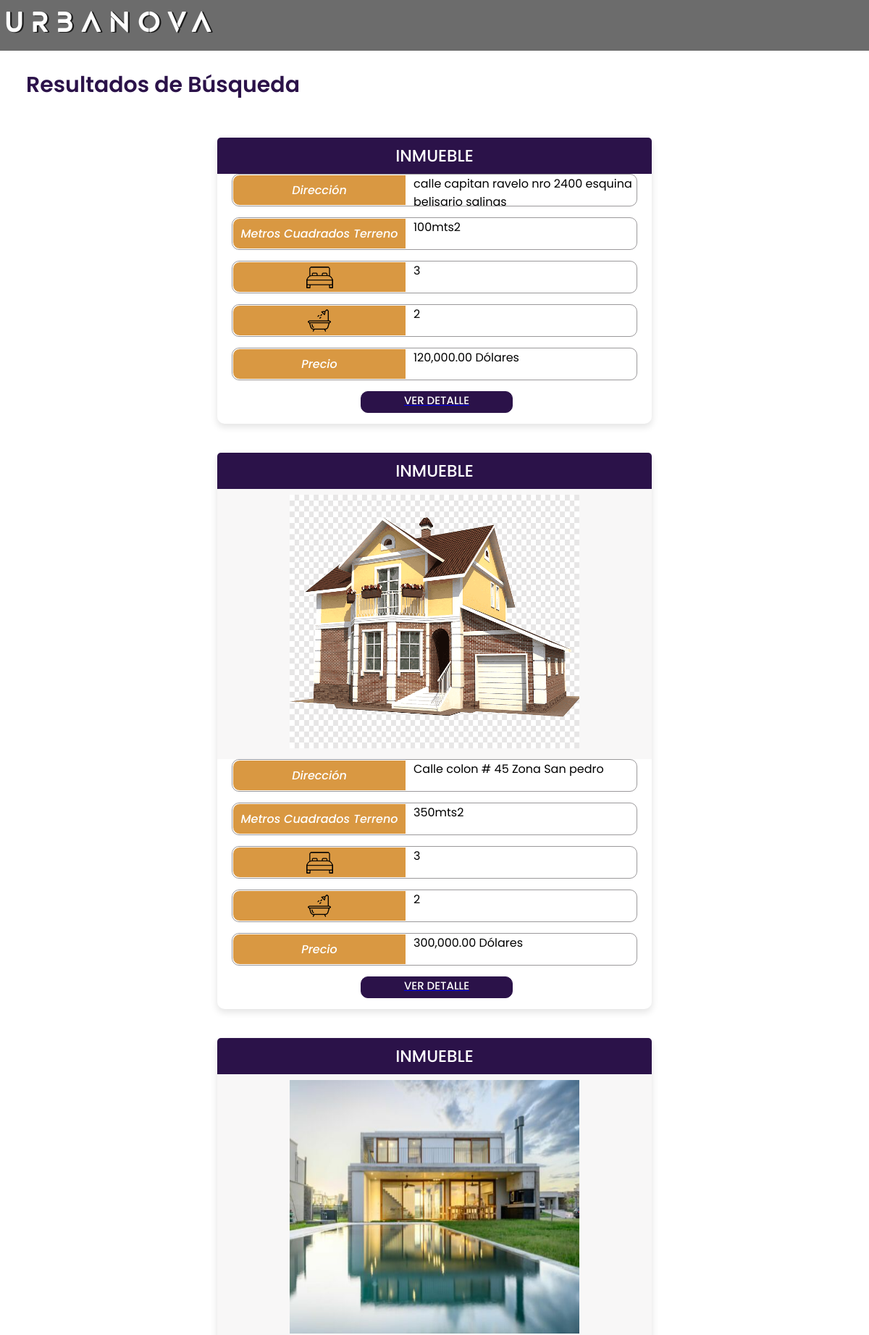
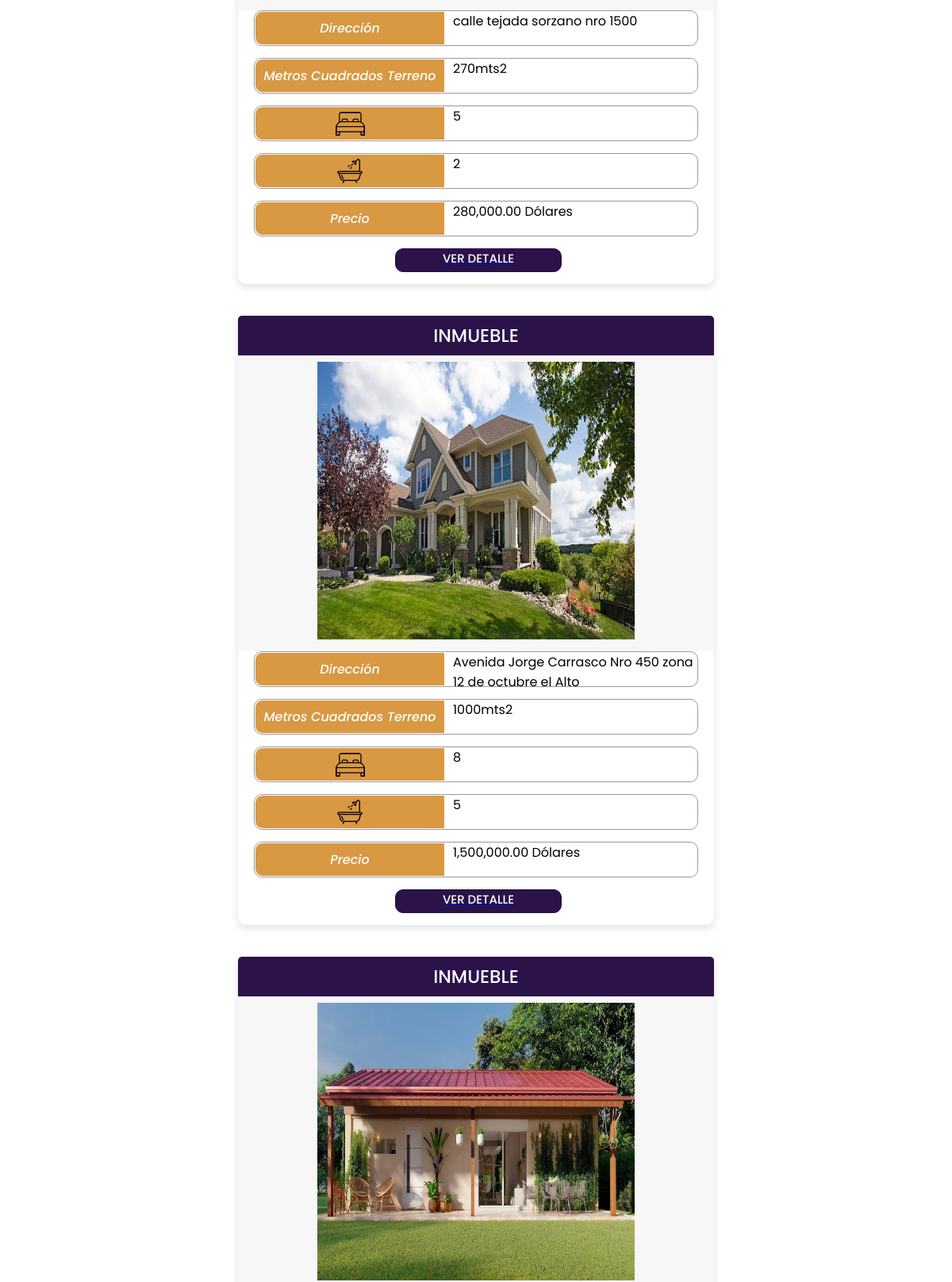
The page /web-app/busc.php (upper part) on the database its author committed (2 pictures, top to bottom).
### tables this page shows
CREATE TABLE `inmueble` (
  `codigoi` int(11) NOT NULL,
  `tipo` char(1) NOT NULL,
  `direccion` varchar(200) NOT NULL,
  `m2` int(11) NOT NULL,
  `m2c` int(11) NOT NULL,
  `habitaciones` int(11) NOT NULL,
  `banos` int(11) NOT NULL,
  `precio` int(11) NOT NULL,
  `descripcion` text NOT NULL,
  `codigo_per` int(11) NOT NULL
);

CREATE TABLE `fotos` (
  `codigoi` int(11) NOT NULL,
  `Foto` varchar(100) NOT NULL
);

### web-app/busc.php (the view, shortened to what this page needs)
<!DOCTYPE html>
<html lang="en">
<head>
    <link rel="stylesheet" href="/CSS/mostrar.css">
</head>
<body>
    <div class="header">
        <img height="60px" width="auto" src="/img/URBANOVA_text.png" alt="Logo Urbanova">
    </div><br>
    <label class="big" for="">Resultados de Búsqueda</label>
    <br>
    <?php
    $cnx = mysqli_connect("localhost", "root", "", "proy");
    if (isset($_POST['buscar'])) {
        $buscar = mysqli_real_escape_string($cnx, $_POST['buscar']);
        $sql = "SELECT * FROM inmueble WHERE direccion LIKE '%$buscar%' OR descripcion LIKE '%$buscar%'";
    } else {
        $sql = "SELECT * FROM inmueble LIMIT 5";
    }
    $rta = mysqli_query($cnx, $sql);
    if ($rta && mysqli_num_rows($rta) > 0) {
        echo ("<div class='container'>");
        while ($row = mysqli_fetch_assoc($rta)) {
            echo ("<div class='wrapper'>");
            echo ("<div class='title'><span>INMUEBLE</span></div>");
            $fotos = "SELECT Foto FROM fotos WHERE codigoi=" . $row["codigoi"] . " LIMIT 1";
            $resultado2 = mysqli_query($cnx, $fotos);
            if ($resultado2) {
                while ($fila = mysqli_fetch_assoc($resultado2)) {
                    echo("<div class='foto'>");
                    echo("<img src='/fotos_inm/" . $fila['Foto'] . "' alt='Descripción de la imagen' width='400' height='350'><br>");
                    echo("</div>");
                }
            }
            echo "<div class='row'><i class='fas fa-lock'>Dirección</i><div class='text1'>". $row["direccion"]."</div></div>";
            echo "<div class='row'><i class='fas fa-lock'>Metros Cuadrados Terreno</i><div class='text1'>". $row["m2"]."mts2</div></div>";
            echo "<div class='row'><i class='fas fa-lock'><img src='/img/dormitorio.png'></i><div class='text1'>". $row["habitaciones"]."</div></div>";
            echo "<div class='row'><i class='fas fa-lock'><img src='/img/banera.png'></i><div class='text1'>". $row["banos"]."</div></div>";
            echo "<div class='row'><i class='fas fa-lock'>Precio</i><div class='text1'>". number_format($row["precio"],2)." Dólares</div></div>";
            echo "<div class='rowc'><a href='inm_detalle.php?codigoi=".$row["codigoi"]."'><div class='boton'>VER DETALLE</div></a></div>";
            echo "</div>";
            echo"<br>";
        }
        echo "</div>";
    } else {
        echo "No se encontraron resultados.";
    }
    ?>
</body>
</html>

### web-app/CSS/mostrar.css (style rules this page uses)
* { margin: 0; padding: 0; box-sizing: border-box; font-family: "Poppins" , sans-serif; }
.header { width: 100%; height: 70px; margin-top: 0px; border-left: 0px; background: #00000093; }
.container { max-width: 640px; padding: 0 20px; margin: 50px auto; }
.wrapper { width: 100%; height: auto; background: #fff; border-radius: 10px; box-shadow: 0px 4px 10px 1px rgba(0,0,0,0.1); }
.wrapper .title { border-radius: 15px; height: 50px; background: #2b1249; border-radius: 5px 5px 0 0; color: #fff; font-size: 23px; font-weight: 500; display: flex; align-items: center; justify-content: center; }
.foto { text-align: center; background: #f8f7f7; padding: 8px; }
.wrapper .row { height: 45px; margin-bottom: 15px; position: relative; align-items: center; margin-left: 20px; border: 1px solid #696669a9; border-radius: 10px; margin-right: 20px; }
.wrapper .rowc { height: 45px; margin-bottom: 15px; margin-left: 33%; align-items: center; }
.wrapper .row i { position: absolute; width: 240px; height: 100%; color: #fff; background: #D99842; border: 1px solid ; border-radius: 10px 0 0 10px; display: flex; align-items: center; justify-content: center; font-weight: 500; }
.wrapper .boton { color: #fff; font-size: 15px; font-weight: 500; background: #2b1249; border: 1px solid #2b1249; cursor: pointer; border-radius: 10px; align-content: center; justify-content: center; text-align: center; height: 30px; width: 210px; display: flex; }
.big { font-size: 30px; font-weight: 600; margin-left: 3%; color: #2b1249; }
.wrapper .text1 { margin-left: 250px; }

### rows shown on the page
inmueble: direccion "calle capitan ravelo nro 2400 esquina belisario salinas", m2 "100", habitaciones "3", banos "2", precio "120,000.00"
inmueble: direccion "Calle colon # 45 Zona San pedro", m2 "350", habitaciones "3", banos "2", precio "300,000.00"
fotos: Foto (picture)
inmueble: direccion "calle tejada sorzano nro 1500", m2 "270", habitaciones "5", banos "2", precio "280,000.00"
fotos: Foto (picture)
inmueble: direccion "Avenida Jorge Carrasco Nro 450 zona 12 de octubre el Alto", m2 "1000", habitaciones "8", banos "5", precio "1,500,000.00"
fotos: Foto (picture)
fotos: Foto (picture)
